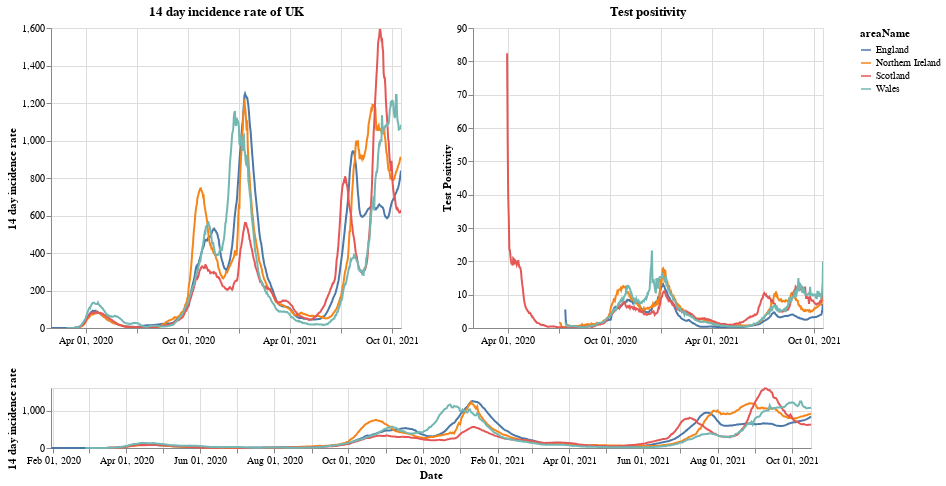

Notebook cell for this chart:
### Markdown cell above
# Plots

First a plot with each country in the UK. The top right shows the positivity rate for (which is the percentage of registered tests which were positive) while the top left is the 14 day incidence rate. The bottom chart can be used to select the timeframe (does not work on a mobile device).

### Code cell
#collapse
brush = alt.selection(type='interval', name='DateBrush',encodings=['x'],fields=['Time'])
leg_selection = alt.selection_multi(fields=['areaName'], bind='legend')

base = alt.Chart(uk_cases).mark_line().encode(
    x=alt.X("yearmonthdate(date):T", axis=alt.Axis(title='Date')),
    y=alt.Y("twoWeeklyCasesRate:Q", axis=alt.Axis(title='14 day incidence rate')),
    tooltip=['areaName', 'date','twoWeeklyCasesRate', 'testPositivity'],
    color='areaName',
    opacity=alt.condition(leg_selection, alt.value(2), alt.value(0.1))
).add_selection(leg_selection).properties(width=350)

upper = base.encode(alt.X('yearmonthdate(date):T', axis=alt.Axis(title=''),
                         scale=alt.Scale(domain=brush))
                   ).properties(title=f'14 day incidence rate of UK')
upper_right = upper.encode(alt.Y('testPositivity:Q', axis=alt.Axis(title='Test Positivity'))).properties(title='Test positivity')
lower = base.properties(height=60, width = 760).add_selection(brush)

(upper | upper_right) & lower

### Figure 1 — Vega-Lite specification as saved in the notebook (floating-point values rounded to 4 significant figures; data arrays with more than 128 entries replaced by an {"elided": "..."} marker saying what was removed)
{"config": {"view": {"continuousWidth": 400, "continuousHeight": 300}}, "vconcat": [{"hconcat": [{"mark": "line", "encoding": {"color": {"type": "nominal", "field": "areaName"}, "opacity": {"condition": {"value": 2, "selection": "selector001"}, "value": 0.1}, "tooltip": [{"type": "nominal", "field": "areaName"}, {"type": "temporal", "field": "date"}, {"type": "quantitative", "field": "twoWeeklyCasesRate"}, {"type": "quantitative", "field": "testPositivity"}], "x": {"type": "temporal", "axis": {"title": ""}, "field": "date", "scale": {"domain": {"selection": "DateBrush"}}, "timeUnit": "yearmonthdate"}, "y": {"type": "quantitative", "axis": {"title": "14 day incidence rate"}, "field": "twoWeeklyCasesRate"}}, "selection": {"selector001": {"type": "multi", "fields": ["areaName"], "bind": "legend"}}, "title": "14 day incidence rate of UK", "width": 350}, {"mark": "line", "encoding": {"color": {"type": "nominal", "field": "areaName"}, "opacity": {"condition": {"value": 2, "selection": "selector001"}, "value": 0.1}, "tooltip": [{"type": "nominal", "field": "areaName"}, {"type": "temporal", "field": "date"}, {"type": "quantitative", "field": "twoWeeklyCasesRate"}, {"type": "quantitative", "field": "testPositivity"}], "x": {"type": "temporal", "axis": {"title": ""}, "field": "date", "scale": {"domain": {"selection": "DateBrush"}}, "timeUnit": "yearmonthdate"}, "y": {"type": "quantitative", "axis": {"title": "Test Positivity"}, "field": "testPositivity"}}, "selection": {"selector001": {"type": "multi", "fields": ["areaName"], "bind": "legend"}}, "title": "Test positivity", "width": 350}]}, {"mark": "line", "encoding": {"color": {"type": "nominal", "field": "areaName"}, "opacity": {"condition": {"value": 2, "selection": "selector001"}, "value": 0.1}, "tooltip": [{"type": "nominal", "field": "areaName"}, {"type": "temporal", "field": "date"}, {"type": "quantitative", "field": "twoWeeklyCasesRate"}, {"type": "quantitative", "field": "testPositivity"}], "x": {"type": "temporal", "axis": {"title": "Date"}, "field": "date", "timeUnit": "yearmonthdate"}, "y": {"type": "quantitative", "axis": {"title": "14 day incidence rate"}, "field": "twoWeeklyCasesRate"}}, "height": 60, "selection": {"selector001": {"type": "multi", "fields": ["areaName"], "bind": "legend"}, "DateBrush": {"type": "interval", "encodings": ["x"], "fields": ["Time"]}}, "width": 760}], "data": {"name": "data-5f48120b8e9c7b90209d9d44f19868f0"}, "$schema": "https://vega.github.io/schema/vega-lite/v4.8.1.json", "datasets": {"data-5f48120b8e9c7b90209d9d44f19868f0": {"elided": "2416 records"}}}
